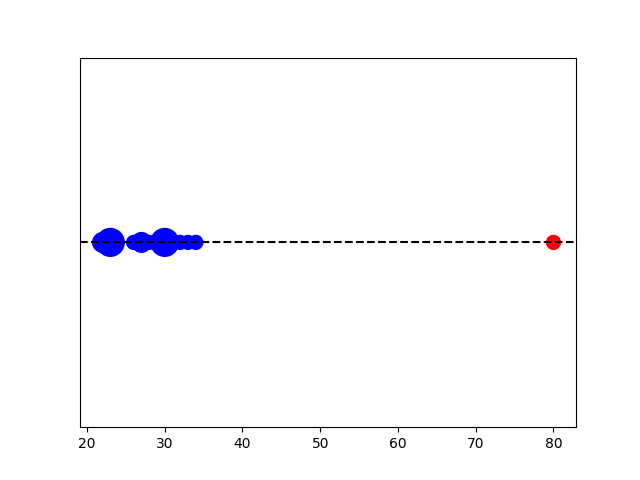

Write the Python code that produced this figure.
# Outliers en 1 dimensión
import matplotlib.pyplot as plt
import numpy as np

# Dimesión 1: Edades
edades = np.array([22, 22, 23, 23, 23, 23, 26, 27, 27, 28, 30, 30, 30, 30, 31, 32, 33, 34, 80])
edad_unique, count = np.unique(edades, return_counts=True)

sizes = count * 100
colors = ['blue'] * len(edad_unique)
colors[-1] = 'red'

print(f"{type(edad_unique)}, {edad_unique=}")
print(f"{type(count)}, {count=}")
print(f"{type(sizes)}, {sizes=}")
print(f"{type(colors)}, {colors=}")

plt.axhline(1, color='k', linestyle='--')
plt.scatter(edad_unique, np.ones(len(edad_unique)), s=sizes, color=colors)
plt.yticks([])
plt.show()
